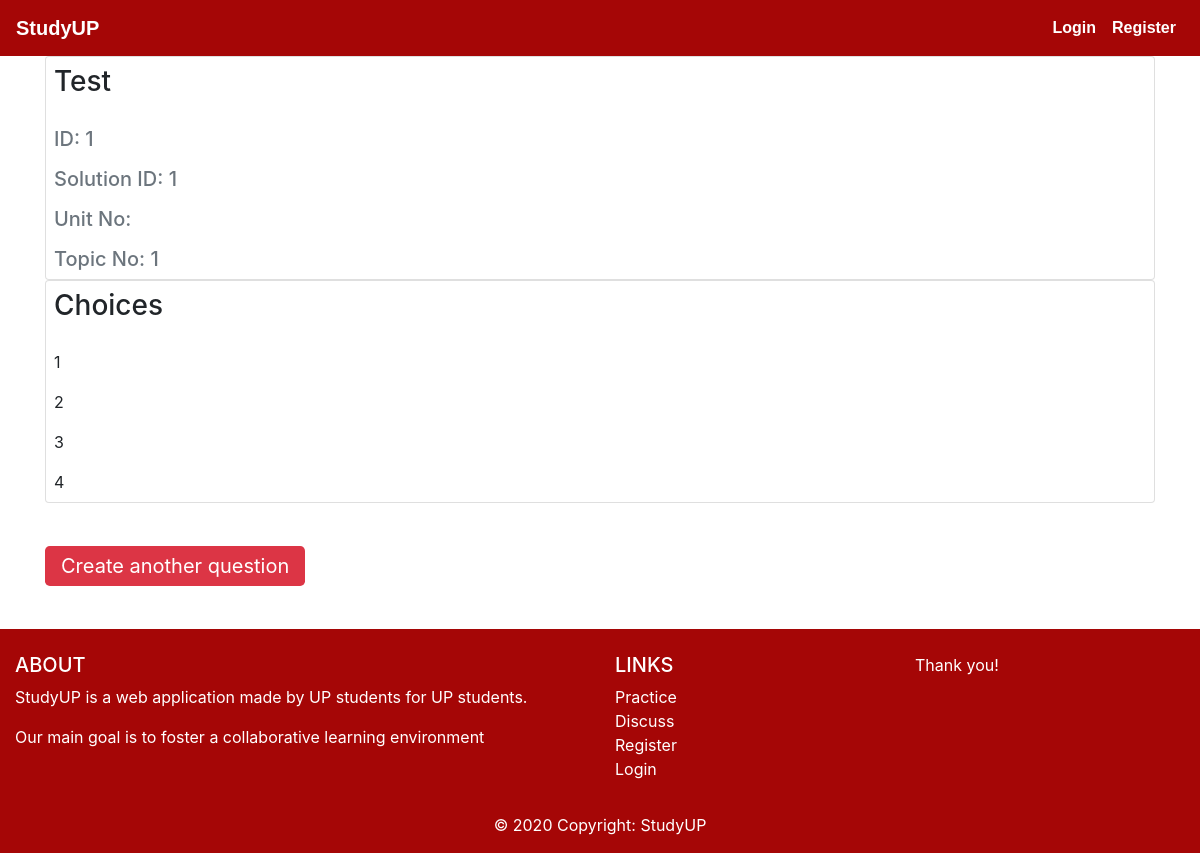
The page /create-success on the database its author committed.
### studyup/models.py (models this page shows, shortened)
class Question(db.Model):
    id = db.Column(db.Integer, primary_key=True)
    body = db.Column(db.Text, nullable=False)
    solution_id = db.Column(db.Integer, db.ForeignKey('choice.id'), nullable=False)
    course_id = db.Column(db.Integer, db.ForeignKey('course.id'), nullable=False)
    image_file = db.Column(db.String(20), nullable=True)
    topic_no = db.Column(db.Integer, nullable=False)
    time = db.Column(db.Integer, nullable=True)

class Choice(db.Model):
    id = db.Column(db.Integer, primary_key=True)
    body = db.Column(db.Text, nullable=False)
    question_id = db.Column(db.Integer, db.ForeignKey('question.id'), nullable=False)

### studyup/question/routes.py (the view)
@question.route("/create-success", methods=['GET'])
def success():
    recentQ = Question.query.order_by(Question.id.desc()).first()
    recentC = Choice.query.filter_by(question_id=recentQ.id)
    return render_template('question-success.html', recentQ=recentQ, recentC=recentC)

### studyup/templates/question-success.html (shortened to what this page needs)
{% extends 'base.html' %}
{% block body %}
<div class="card card-default">
<div class="card-title"><h3 class="m-2">{{recentQ.body}}</h3> </div>
<h5 class="card-text m-2 text-muted">ID: {{ recentQ.id }}</h5>
<h5 class="card-text m-2 text-muted">Solution ID: {{recentQ.solution_id}}</h5>
<h5 class="card-text m-2 text-muted">Unit No: {{recentQ.unit_no}}</h5>
<h5 class="card-text m-2 text-muted">Topic No: {{recentQ.topic_no}}</h5>
</div>
<div class="card card-default">
    <div class="card-title"><h3 class="m-2">Choices</h3> </div>
    {% for choice in recentC %}
    <p class="btn-block m-2 card-text">{{ choice.body }}</p>
{% endfor %}
</div>
<a class="btn-lg btn-danger mt-5" href="{{url_for('question.create_question')}}">
    Create another question
</a>
{% endblock body %}

### studyup/static/css/main.css (style rules this page uses)
body { height: 100%; }
html { scroll-behavior: smooth; }

### rows shown on the page
Question: body "Test", id "1", solution_id "1", topic_no "1"
Choice: body "1"
Choice: body "2"
Choice: body "3"
Choice: body "4"
